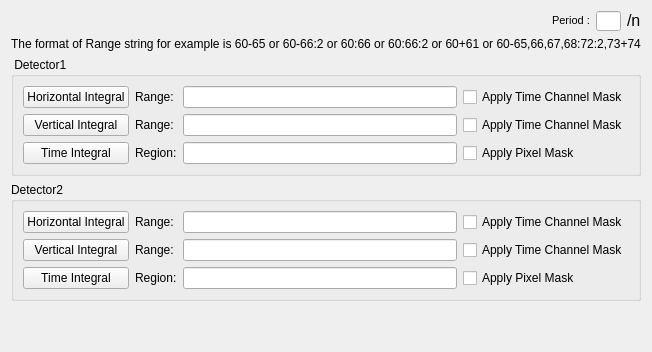
      <widget class="QWidget" name="widget">
       <attribute name="title">
        <string>Diagnostics</string>
       </attribute>
       <layout class="QGridLayout" name="gridLayout_25">
        <item row="0" column="0">
         <layout class="QGridLayout" name="gridLayout_23">
          <property name="sizeConstraint">
           <enum>QLayout::SetDefaultConstraint</enum>
          </property>
          <property name="verticalSpacing">
           <number>6</number>
          </property>
          <item row="0" column="0">
           <widget class="MantidQt::API::MWRunFiles" name="file_run_edit" native="true">
            <property name="sizePolicy">
             <sizepolicy hsizetype="MinimumExpanding" vsizetype="Minimum">
              <horstretch>0</horstretch>
              <verstretch>0</verstretch>
             </sizepolicy>
            </property>
            <property name="maximumSize">
             <size>
              <width>16777215</width>
              <height>16777215</height>
             </size>
            </property>
            <property name="label" stdset="0">
             <string>File/Run:</string>
            </property>
            <property name="multipleFiles" stdset="0">
             <bool>false</bool>
            </property>
           </widget>
          </item>
          <item row="0" column="1">
           <widget class="QLabel" name="label_period">
            <property name="text">
             <string>&lt;!DOCTYPE HTML PUBLIC &quot;-//W3C//DTD HTML 4.0//EN&quot; &quot;http://www.w3.org/TR/REC-html40/strict.dtd&quot;&gt;
&lt;html&gt;&lt;head&gt;&lt;meta name=&quot;qrichtext&quot; content=&quot;1&quot; /&gt;&lt;style type=&quot;text/css&quot;&gt;
p, li { white-space: pre-wrap; }
&lt;/style&gt;&lt;/head&gt;&lt;body style=&quot; font-family:'MS Shell Dlg 2'; font-size:8.25pt; font-weight:400; font-style:normal;&quot;&gt;
&lt;p style=&quot; margin-top:0px; margin-bottom:0px; margin-left:0px; margin-right:0px; -qt-block-indent:0; text-indent:0px;&quot;&gt;&lt;span style=&quot; font-size:8pt;&quot;&gt;Period :&lt;/span&gt;&lt;/p&gt;&lt;/body&gt;&lt;/html&gt;</string>
            </property>
           </widget>
          </item>
          <item row="0" column="2">
           <widget class="QLineEdit" name="period_edit">
            <property name="minimumSize">
             <size>
              <width>25</width>
              <height>0</height>
             </size>
            </property>
            <property name="maximumSize">
             <size>
              <width>25</width>
              <height>20</height>
             </size>
            </property>
           </widget>
          </item>
          <item row="0" column="3">
           <widget class="QLabel" name="total_perioids">
            <property name="text">
             <string>&lt;!DOCTYPE HTML PUBLIC &quot;-//W3C//DTD HTML 4.0//EN&quot; &quot;http://www.w3.org/TR/REC-html40/strict.dtd&quot;&gt;
&lt;html&gt;&lt;head&gt;&lt;meta name=&quot;qrichtext&quot; content=&quot;1&quot; /&gt;&lt;style type=&quot;text/css&quot;&gt;
p, li { white-space: pre-wrap; }
&lt;/style&gt;&lt;/head&gt;&lt;body style=&quot; font-family:'MS Shell Dlg 2'; font-size:8.25pt; font-weight:400; font-style:normal;&quot;&gt;
&lt;p style=&quot; margin-top:0px; margin-bottom:0px; margin-left:0px; margin-right:0px; -qt-block-indent:0; text-indent:0px;&quot;&gt;&lt;span style=&quot; font-size:12pt;&quot;&gt;/n&lt;/span&gt;&lt;/p&gt;&lt;/body&gt;&lt;/html&gt;</string>
            </property>
           </widget>
          </item>
         </layout>
        </item>
        <item row="1" column="0">
         <widget class="QLabel" name="label_7">
          <property name="text">
           <string>The format of Range string for example is 60-65 or 60-66:2 or 60:66 or 60:66:2 or 60+61 or 60-65,66,67,68:72:2,73+74</string>
          </property>
         </widget>
        </item>
        <item row="2" column="0">
         <widget class="QGroupBox" name="groupBox_Detector1">
          <property name="title">
           <string> Detector1</string>
          </property>
          <layout class="QGridLayout" name="gridLayout_22">
           <item row="0" column="0">
            <widget class="QPushButton" name="hi_Btn1">
             <property name="text">
              <string>Horizontal Integral</string>
             </property>
            </widget>
           </item>
           <item row="0" column="1">
            <widget class="QLabel" name="hrange_det1">
             <property name="text">
              <string>Range:</string>
             </property>
            </widget>
           </item>
           <item row="0" column="2">
            <widget class="QLineEdit" name="hirange_edit1"/>
           </item>
           <item row="0" column="3">
            <widget class="QCheckBox" name="tcmask1">
             <property name="text">
              <string>Apply Time Channel Mask</string>
             </property>
            </widget>
           </item>
           <item row="1" column="0">
            <widget class="QPushButton" name="vi_Btn1">
             <property name="text">
              <string>Vertical Integral</string>
             </property>
            </widget>
           </item>
           <item row="1" column="1">
            <widget class="QLabel" name="vrange_det1">
             <property name="text">
              <string>Range:</string>
             </property>
            </widget>
           </item>
           <item row="1" column="2">
            <widget class="QLineEdit" name="virange_edit1"/>
           </item>
           <item row="1" column="3">
            <widget class="QCheckBox" name="tcmask2">
             <property name="text">
              <string>Apply Time Channel Mask</string>
             </property>
            </widget>
           </item>
           <item row="2" column="0">
            <widget class="QPushButton" name="ti_Btn1">
             <property name="text">
              <string>Time Integral</string>
             </property>
            </widget>
           </item>
           <item row="2" column="1">
            <widget class="QLabel" name="region_det1">
             <property name="text">
              <string>Region:</string>
             </property>
            </widget>
           </item>
           <item row="2" column="2">
            <widget class="QLineEdit" name="tirange_edit1"/>
           </item>
           <item row="2" column="3">
            <widget class="QCheckBox" name="pmask1">
             <property name="text">
              <string>Apply Pixel Mask</string>
             </property>
            </widget>
           </item>
          </layout>
         </widget>
        </item>
        <item row="3" column="0">
         <widget class="QGroupBox" name="groupBox_Detector2">
          <property name="title">
           <string>Detector2</string>
          </property>
          <layout class="QGridLayout" name="gridLayout_24">
           <item row="0" column="0">
            <widget class="QPushButton" name="hi_Btn2">
             <property name="text">
              <string>Horizontal Integral</string>
             </property>
            </widget>
           </item>
           <item row="0" column="1">
            <widget class="QLabel" name="hrange_det2">
             <property name="text">
              <string>Range:</string>
             </property>
            </widget>
           </item>
           <item row="0" column="2">
            <widget class="QLineEdit" name="hirange_edit2"/>
           </item>
           <item row="0" column="3">
            <widget class="QCheckBox" name="tcmask3">
             <property name="text">
              <string>Apply Time Channel Mask</string>
             </property>
            </widget>
           </item>
           <item row="1" column="0">
            <widget class="QPushButton" name="vi_Btn2">
             <property name="text">
              <string>Vertical Integral</string>
             </property>
            </widget>
           </item>
           <item row="1" column="1">
            <widget class="QLabel" name="vrange_det2">
             <property name="text">
              <string>Range:</string>
             </property>
            </widget>
           </item>
           <item row="1" column="2">
            <widget class="QLineEdit" name="virange_edit2"/>
           </item>
           <item row="1" column="3">
            <widget class="QCheckBox" name="tcmask4">
             <property name="text">
              <string>Apply Time Channel Mask</string>
             </property>
            </widget>
           </item>
           <item row="2" column="0">
            <widget class="QPushButton" name="ti_Btn2">
             <property name="text">
              <string>Time Integral</string>
             </property>
            </widget>
           </item>
           <item row="2" column="1">
            <widget class="QLabel" name="region_det2">
             <property name="text">
              <string>Region:</string>
             </property>
            </widget>
           </item>
           <item row="2" column="2">
            <widget class="QLineEdit" name="tirange_edit2"/>
           </item>
           <item row="2" column="3">
            <widget class="QCheckBox" name="pmask2">
             <property name="text">
              <string>Apply Pixel Mask</string>
             </property>
            </widget>
           </item>
          </layout>
         </widget>
        </item>
        <item row="4" column="0">
         <spacer name="verticalSpacer_11">
          <property name="orientation">
           <enum>Qt::Vertical</enum>
          </property>
          <property name="sizeHint" stdset="0">
           <size>
            <width>20</width>
            <height>40</height>
           </size>
          </property>
         </spacer>
        </item>
       </layout>
      </widget>
